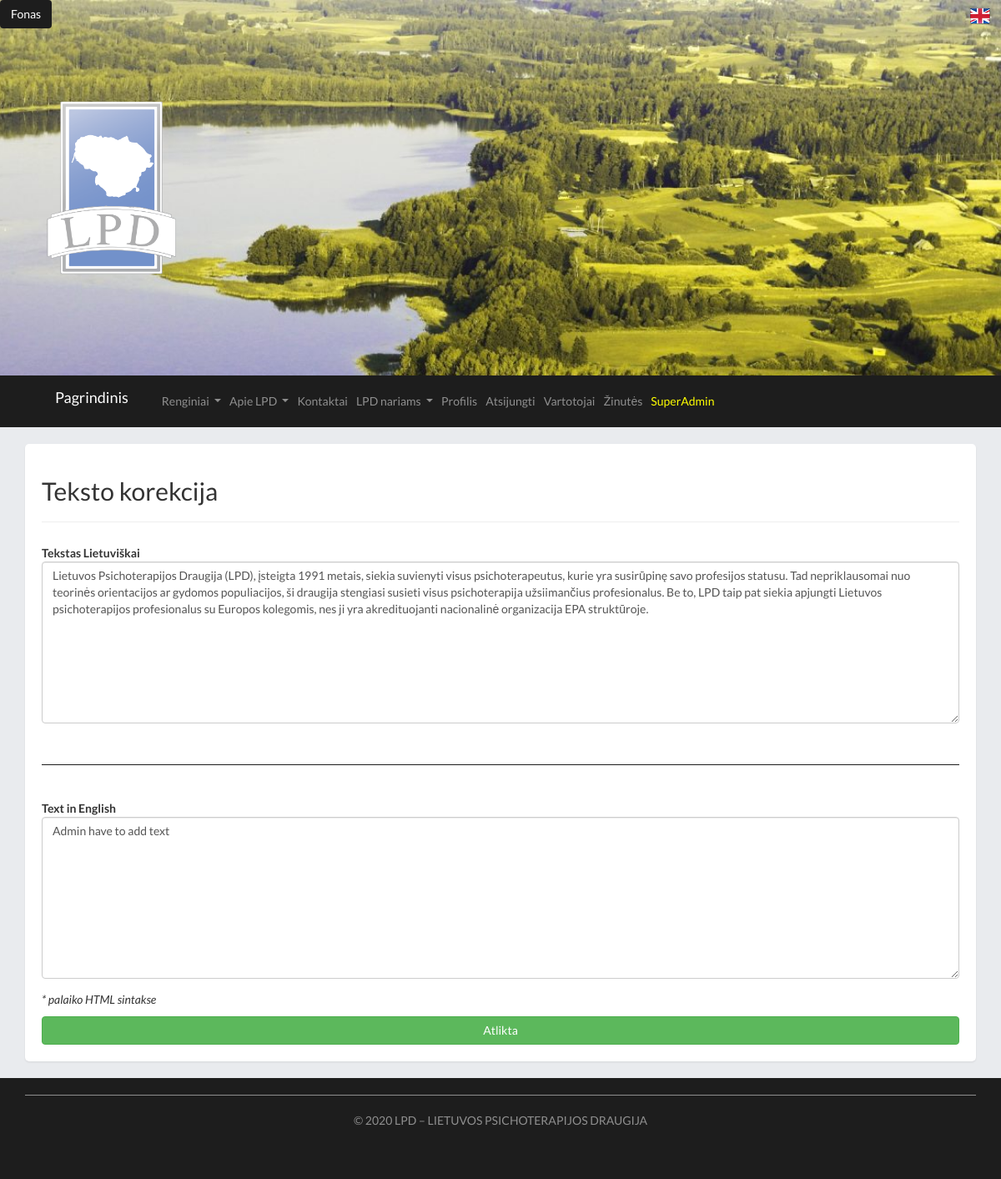
Before: /edit_about/1 (signed in) with the older database file.
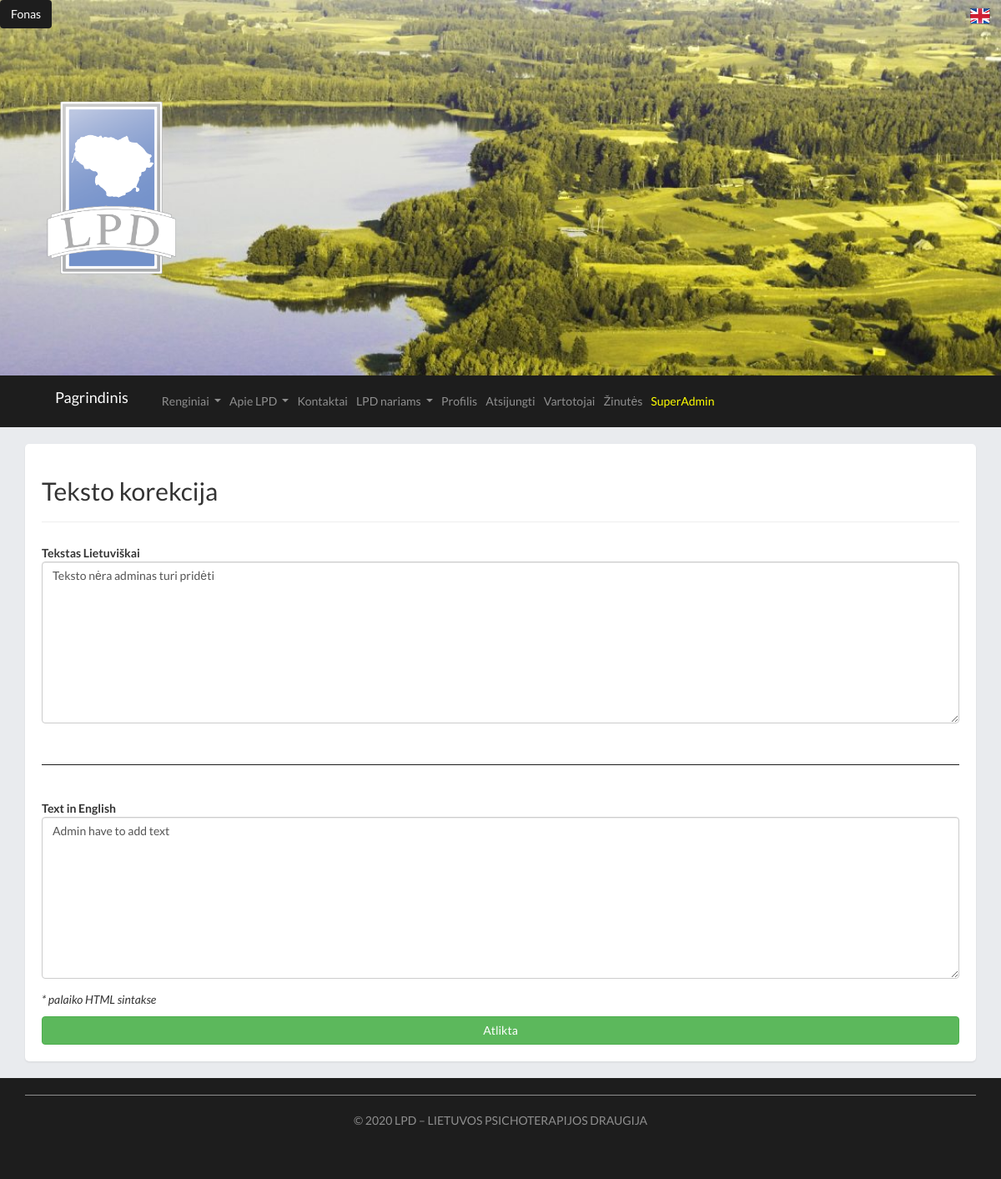
After: the same page with the newer database file.
### main.py (models this page shows)
class About(db.Model):
	id = db.Column(db.Integer, primary_key=True)
	date_created = db.Column(db.DateTime, default=datetime.utcnow)
	text = db.Column(db.String(400000), default="")
	text_en = db.Column(db.String(400000), default="")

### main.py (the view)
@app.route("/edit_about/<int:id>", methods=["GET", "POST"])
def edit_about(id):
	data = About.query.get_or_404(id)
	if request.method == "POST":
		data.text = request.form['text']
		data.text_en = request.form['text_en']
		try:
			db.session.commit()
			return redirect('/')
		except:
			return "nepavyko atnaujinti"
	else:
		return render_template("APIE_create.html",data=data, current_user=current_user(), bg_img=get_bg_img())

### main.py (called while the page is built)
def get_bg_img():
	try:
		data = Topimg.query.get_or_404(1)
		img = data.name
	except:
		img = "../" + app.config['UPLOAD_BACKGROUND'] + DEFAULT_IMG
	return img

def current_user():
	email = request.cookies.get("current-user-email")
	current_user = User.query.filter_by(email=email).first()
	if current_user == None:
		current_user = guest_user()
	current_user.lang = request.cookies.get("current-user-lang")
	return current_user

### templates/APIE_create.html (shortened to what this page needs)
{% extends "base.html" %}
{% block page%}
<div class = "row justify-content-md-center">
	<div class = "col-lg-12 shadow-sm page">
	{% if current_user.lvl == 2%}
		<form class="form-horizontal  " role="form"  method="POST" >
			<h2>Teksto korekcija</h2><hr>
				<div class="form-group">
					<label for="photo" class="col-md-2 control-label text-left">Tekstas Lietuviškai</label>
					<div class="col-md-12">
						<textarea class="form-control" id="info" name="text" rows="9" >{{data.text}}</textarea>
					</div>
				</div>
				<br>
				<hr class= "my_hr">
				<br>
				<div class="form-group">
					<label for="photo" class="col-md-2 control-label text-left">Text in English</label>
					<div class="col-md-12">
						<textarea class="form-control" id="info_en" name="text_en" rows="9" >{{data.text_en}}</textarea>
					</div>
				</div>
				<p> <i>* palaiko HTML sintakse</i> </p>
			<input type="submit" value="Atlikta" class="btn btn-success btn-block">
			</div>
		{% else %}
		 error 404
		{% endif %}
	</div>
</div>
{% endblock %}

Changed rows visible on the page:
changed About "Admin have to add text": text "Lietuvos Psichoterapijos Draugija (LPD), įsteigta 1991 metais, siekia suvienyti visus psichoterapeutus, kurie yra susirūpinę savo profesijos statusu. Tad nepriklausomai nuo teorinės orientacijos ar gydomos populiacijos, ši draugija stengiasi susieti visus psichoterapija užsiimančius profesionalus. Be to, LPD taip pat siekia apjungti Lietuvos psichoterapijos profesionalus su Europos kolegomis, nes ji yra akredituojanti nacionalinė organizacija EPA struktūroje." → "Teksto nėra adminas turi pridėti"
